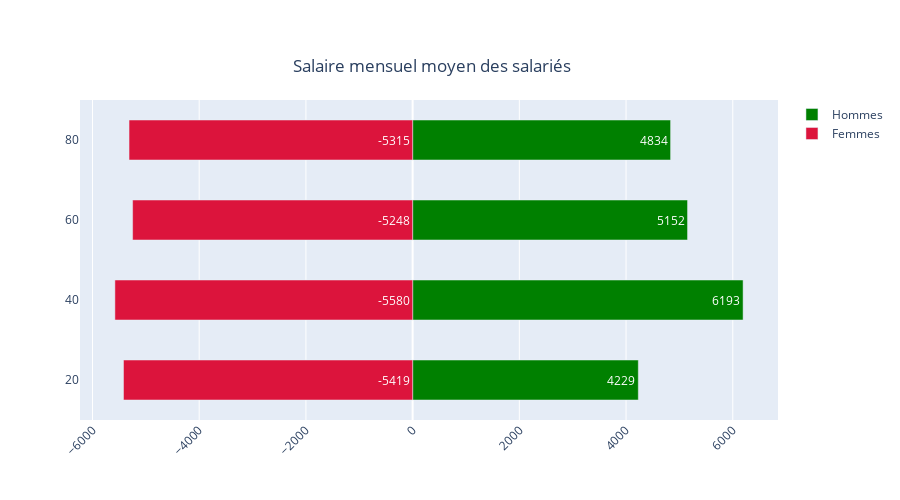

Notebook source saved alongside this figure:
### Code cell
fig = go.Figure()
fig.add_trace(go.Bar(y= age_class, x= gf,
                base=0,
                marker_color='green',
                name='Hommes',
                text = gf_int,
                textposition = "auto",
                orientation = 'h',
))
fig.add_trace(go.Bar(y=age_class, x= gm,
                base= _gm,
                marker_color='crimson',
                name='Femmes',
                text = _gm,
                textposition = "inside",
                orientation = 'h',
))


fig.update_layout(
    height = 500,
    title_text = 'Salaire mensuel moyen des salariés',
    title_x = 0.48,
    title_y = 0.88
)

fig.update_layout(
    barmode='overlay',
    xaxis_tickangle=-45,
    bargap= 0.50
)

fig.show()

### Figure 1 — Plotly figure (JSON) as saved in the notebook; plotly's stock layout.template omitted (floating-point values rounded to 4 significant figures)
{"data": [{"base": 0, "marker": {"color": "green"}, "name": "Hommes", "orientation": "h", "text": [4229, 6193, 5152, 4834], "textposition": "auto", "type": "bar", "x": [4230.0, 6194.0, 5152.0, 4835.0], "y": ["20", "40", "60", "80"]}, {"base": [-5419, -5580, -5248, -5315], "marker": {"color": "crimson"}, "name": "Femmes", "orientation": "h", "text": ["-5419", "-5580", "-5248", "-5315"], "textposition": "inside", "type": "bar", "x": [5420.0, 5581.0, 5248.0, 5315.0], "y": ["20", "40", "60", "80"]}], "layout": {"bargap": 0.5, "barmode": "overlay", "height": 500, "title": {"text": "Salaire mensuel moyen des salariés", "x": 0.48, "y": 0.88}, "xaxis": {"tickangle": -45}}}
